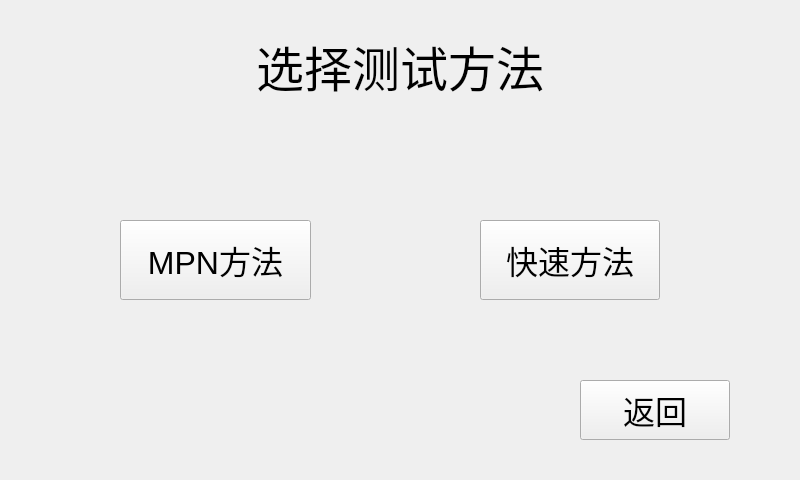
<?xml version="1.0" encoding="UTF-8"?>
<ui version="4.0">
 <class>testModeSelect</class>
 <widget class="QWidget" name="testModeSelect">
  <property name="geometry">
   <rect>
    <x>0</x>
    <y>0</y>
    <width>800</width>
    <height>480</height>
   </rect>
  </property>
  <property name="windowTitle">
   <string>Form</string>
  </property>
  <widget class="QLabel" name="label">
   <property name="geometry">
    <rect>
     <x>200</x>
     <y>30</y>
     <width>400</width>
     <height>71</height>
    </rect>
   </property>
   <property name="font">
    <font>
     <pointsize>36</pointsize>
    </font>
   </property>
   <property name="text">
    <string>选择测试方法</string>
   </property>
   <property name="alignment">
    <set>Qt::AlignCenter</set>
   </property>
  </widget>
  <widget class="QPushButton" name="pb_Mpn">
   <property name="geometry">
    <rect>
     <x>120</x>
     <y>220</y>
     <width>191</width>
     <height>80</height>
    </rect>
   </property>
   <property name="font">
    <font>
     <pointsize>24</pointsize>
    </font>
   </property>
   <property name="text">
    <string>MPN方法</string>
   </property>
   <property name="iconSize">
    <size>
     <width>24</width>
     <height>24</height>
    </size>
   </property>
  </widget>
  <widget class="QPushButton" name="pb_Fast">
   <property name="geometry">
    <rect>
     <x>480</x>
     <y>220</y>
     <width>180</width>
     <height>80</height>
    </rect>
   </property>
   <property name="font">
    <font>
     <pointsize>24</pointsize>
    </font>
   </property>
   <property name="text">
    <string>快速方法</string>
   </property>
   <property name="iconSize">
    <size>
     <width>24</width>
     <height>24</height>
    </size>
   </property>
  </widget>
  <widget class="QPushButton" name="pb_back">
   <property name="geometry">
    <rect>
     <x>580</x>
     <y>380</y>
     <width>150</width>
     <height>60</height>
    </rect>
   </property>
   <property name="font">
    <font>
     <pointsize>24</pointsize>
    </font>
   </property>
   <property name="text">
    <string>返回</string>
   </property>
  </widget>
 </widget>
 <resources/>
 <connections/>
</ui>
